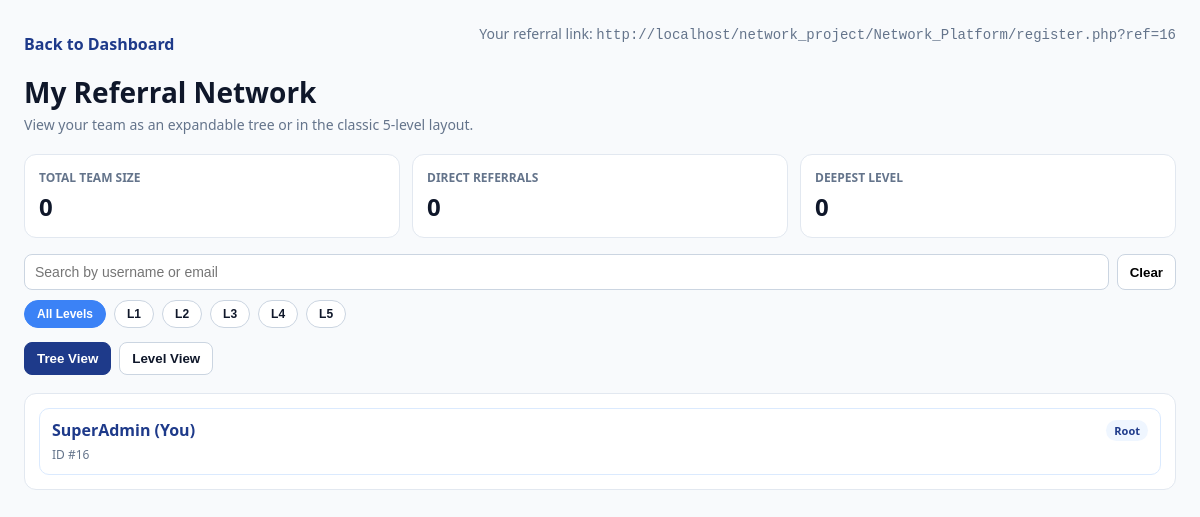
/referrals.php (signed in), run on an earlier commit of the app's database.
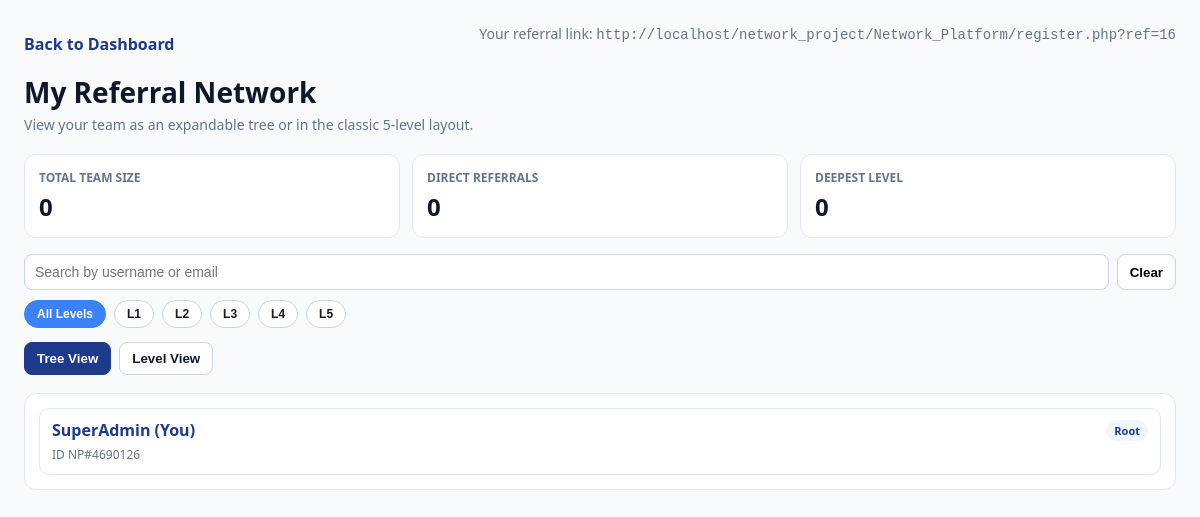
And on a later commit of the database.
### tables this page shows
CREATE TABLE `users` (
  `id` int(11) NOT NULL,
  `username` varchar(50) NOT NULL,
  `password` varchar(255) NOT NULL,
  `email` varchar(100) NOT NULL,
  `referrer_id` int(11) DEFAULT NULL,
  `wallet_balance` decimal(15,2) DEFAULT 0.00,
  `investment_amount` decimal(15,2) DEFAULT 0.00,
  `user_rank` enum('Basic','Silver','Gold','Diamond') DEFAULT 'Basic',
  `created_at` timestamp NOT NULL DEFAULT current_timestamp(),
  `last_withdrawal_date` timestamp NULL DEFAULT NULL,
  `role` varchar(10) DEFAULT 'user',
  `status` enum('active','banned') DEFAULT 'active',
  `user_code` varchar(20) DEFAULT NULL
);

### referrals.php (the view, shortened to what this page needs)
<?php
include 'db.php';
$user_id = (int)$_SESSION['user_id'];
$user_stmt = $pdo->prepare("SELECT id, username, user_code FROM users WHERE id = ?");
$user_stmt->execute([$user_id]);
$current_user = $user_stmt->fetch();
$all_stmt = $pdo->query("SELECT id, username, email, referrer_id, created_at, user_code FROM users ORDER BY id ASC");
$all_users = $all_stmt->fetchAll(PDO::FETCH_ASSOC);
$children_map = [];
foreach ($all_users as $row) {
    $parent = $row['referrer_id'] === null ? null : (int)$row['referrer_id'];
    if (!array_key_exists($parent, $children_map)) {
        $children_map[$parent] = [];
    }
    $children_map[$parent][] = $row;
}
$descendant_ids = [];
$total_descendants = count($descendant_ids);
$max_depth = 0;
$max_depth = min($max_depth, 5);
?>
<!DOCTYPE html>
<html lang="en">
<head>
</head>
<body>
    <div class="container">
        <div class="top">
            <a href="dashboard.php" class="back-link">Back to Dashboard</a>
            <div class="subtitle">Your referral link: <code>http://localhost/network_project/Network_Platform/register.php?ref=<?php echo $user_id; ?></code></div>
        </div>
        <h1 class="title">My Referral Network</h1>
        <p class="subtitle">View your team as an expandable tree or in the classic 5-level layout.</p>
        <div class="stats">
            <div class="stat-card">
                <div class="stat-label">Total Team Size</div>
                <div class="stat-value"><?php echo $total_descendants; ?></div>
            </div>
            <div class="stat-card">
                <div class="stat-label">Direct Referrals</div>
                <div class="stat-value"><?php echo count($children_map[$user_id] ?? []); ?></div>
            </div>
            <div class="stat-card">
                <div class="stat-label">Deepest Level</div>
                <div class="stat-value"><?php echo $max_depth; ?></div>
            </div>
        </div>
        <div class="controls">
            <div class="search-row">
                <input id="treeSearch" class="search-input" type="text" placeholder="Search by username or email">
                <button id="clearSearch" class="clear-btn" type="button">Clear</button>
            </div>
            <div class="level-filters">
                <button type="button" class="level-chip active" data-level="all">All Levels</button>
                <button type="button" class="level-chip" data-level="1">L1</button>
                <button type="button" class="level-chip" data-level="2">L2</button>
                <button type="button" class="level-chip" data-level="3">L3</button>
                <button type="button" class="level-chip" data-level="4">L4</button>
                <button type="button" class="level-chip" data-level="5">L5</button>
            </div>
        </div>
        <div class="tabs">
            <button class="tab-btn active" type="button" data-target="tree-panel">Tree View</button>
            <button class="tab-btn" type="button" data-target="level-panel">Level View</button>
        </div>
        <section id="tree-panel" class="panel active">
            <div class="tree-root">
                <div class="node-card">
                    <div class="node-top">
                        <span class="node-name"><?php echo htmlspecialchars($current_user['username']); ?> (You)</span>
                        <span class="node-level">Root</span>
                    </div>
                    <div class="node-meta">ID <?php echo htmlspecialchars(!empty($current_user['user_code']) ? $current_user['user_code'] : ('#' . (int)$current_user['id'])); ?></div>
                </div>
            </div>
        </section>
    </div>
</body>
</html>

What changed in the data, as far as the page shows it:
changed users "SuperAdmin": user_code "#16" → "NP#4690126"
